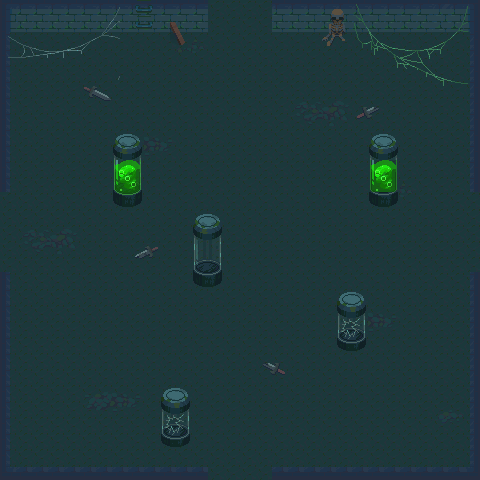

Below is a game level as drawn by its tile map, then a one-line description and the .tmx that defines it (tile-layer data replaced by summaries):
An orthogonal 30x30 tile map with 16x16 px tiles, 4 tile layers (floor, wall, decoration, object), 5 tilesets.

<map version="1.10" tiledversion="1.10.1" orientation="orthogonal" renderorder="right-down" width="30" height="30" tilewidth="16" tileheight="16" infinite="0" nextlayerid="7" nextobjectid="17">
 <tileset firstgid="1" name="Dungeon_Tileset" tilewidth="16" tileheight="16" tilecount="100" columns="10">
  <image source="../Dungeon_Tileset.png" width="160" height="160" />
 </tileset>
 <tileset firstgid="101" name="flag" tilewidth="16" tileheight="16" tilecount="4" columns="1">
  <image source="../flag.png" width="16" height="64" />
  <tile id="0">
   <animation>
    <frame tileid="0" duration="100" />
    <frame tileid="1" duration="100" />
    <frame tileid="2" duration="100" />
    <frame tileid="3" duration="100" />
   </animation>
  </tile>
 </tileset>
 <tileset firstgid="105" name="Tileset-Terrain2" tilewidth="16" tileheight="16" tilecount="11440" columns="130">
  <image source="../Tileset-Terrain2.png" width="2080" height="1408" />
 </tileset>
 <tileset firstgid="11545" name="Tileset-Terrain" tilewidth="16" tileheight="16" tilecount="16900" columns="130">
  <image source="../Tileset-Terrain.png" width="2080" height="2080" />
 </tileset>
 <tileset firstgid="28445" name="atlas-props" tilewidth="16" tileheight="16" tilecount="12508" columns="118">
  <image source="../atlas-props.png" width="1899" height="1696" />
  <tile id="3454">
   <animation>
    <frame tileid="3454" duration="200" />
    <frame tileid="3456" duration="200" />
    <frame tileid="3458" duration="200" />
    <frame tileid="3460" duration="200" />
    <frame tileid="3462" duration="200" />
    <frame tileid="3464" duration="200" />
    <frame tileid="3466" duration="200" />
    <frame tileid="3468" duration="200" />
   </animation>
  </tile>
  <tile id="3455">
   <animation>
    <frame tileid="3455" duration="200" />
    <frame tileid="3457" duration="200" />
    <frame tileid="3459" duration="200" />
    <frame tileid="3461" duration="200" />
    <frame tileid="3463" duration="200" />
    <frame tileid="3465" duration="200" />
    <frame tileid="3467" duration="200" />
    <frame tileid="3469" duration="200" />
   </animation>
  </tile>
  <tile id="3572">
   <animation>
    <frame tileid="3572" duration="200" />
    <frame tileid="3574" duration="200" />
    <frame tileid="3576" duration="200" />
    <frame tileid="3578" duration="200" />
    <frame tileid="3580" duration="200" />
    <frame tileid="3582" duration="200" />
    <frame tileid="3584" duration="200" />
    <frame tileid="3586" duration="200" />
   </animation>
  </tile>
  <tile id="3573">
   <animation>
    <frame tileid="3573" duration="200" />
    <frame tileid="3575" duration="200" />
    <frame tileid="3577" duration="200" />
    <frame tileid="3579" duration="200" />
    <frame tileid="3581" duration="200" />
    <frame tileid="3583" duration="200" />
    <frame tileid="3585" duration="200" />
    <frame tileid="3587" duration="200" />
   </animation>
  </tile>
 </tileset>
 <layer id="2" name="floor" width="30" height="30">
  <data>[900 cells, 900 non-empty, 1 distinct tile ids]</data>
 </layer>
 <layer id="1" name="wall" width="30" height="30">
  <data>[900 cells, 127 non-empty, 19 distinct tile ids]</data>
 </layer>
 <layer id="3" name="decoration" width="30" height="30">
  <data>[900 cells, 207 non-empty, 163 distinct tile ids]</data>
 </layer>
 <layer id="6" name="object" width="30" height="30">
  <data>[900 cells, 6 non-empty, 6 distinct tile ids]</data>
 </layer>
</map>
